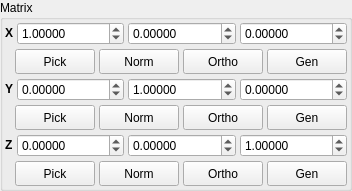
         <widget class="QGroupBox" name="MatrixTransformGroup">
          <property name="sizePolicy">
           <sizepolicy hsizetype="Expanding" vsizetype="Minimum">
            <horstretch>0</horstretch>
            <verstretch>0</verstretch>
           </sizepolicy>
          </property>
          <property name="title">
           <string>Matrix</string>
          </property>
          <layout class="QVBoxLayout" name="verticalLayout_5">
           <property name="spacing">
            <number>4</number>
           </property>
           <property name="margin">
            <number>2</number>
           </property>
           <item>
            <layout class="QHBoxLayout" name="horizontalLayout">
             <property name="spacing">
              <number>4</number>
             </property>
             <item>
              <widget class="QLabel" name="label_9">
               <property name="sizePolicy">
                <sizepolicy hsizetype="Fixed" vsizetype="Fixed">
                 <horstretch>0</horstretch>
                 <verstretch>0</verstretch>
                </sizepolicy>
               </property>
               <property name="font">
                <font>
                 <weight>75</weight>
                 <bold>true</bold>
                </font>
               </property>
               <property name="text">
                <string>X</string>
               </property>
              </widget>
             </item>
             <item>
              <widget class="QDoubleSpinBox" name="TransformMatrixAXSpin">
               <property name="sizePolicy">
                <sizepolicy hsizetype="Expanding" vsizetype="Fixed">
                 <horstretch>0</horstretch>
                 <verstretch>0</verstretch>
                </sizepolicy>
               </property>
               <property name="decimals">
                <number>5</number>
               </property>
               <property name="minimum">
                <double>-10.000000000000000</double>
               </property>
               <property name="maximum">
                <double>10.000000000000000</double>
               </property>
               <property name="singleStep">
                <double>0.100000000000000</double>
               </property>
               <property name="value">
                <double>1.000000000000000</double>
               </property>
              </widget>
             </item>
             <item>
              <widget class="QDoubleSpinBox" name="TransformMatrixAYSpin">
               <property name="sizePolicy">
                <sizepolicy hsizetype="Expanding" vsizetype="Fixed">
                 <horstretch>0</horstretch>
                 <verstretch>0</verstretch>
                </sizepolicy>
               </property>
               <property name="decimals">
                <number>5</number>
               </property>
               <property name="minimum">
                <double>-10.000000000000000</double>
               </property>
               <property name="maximum">
                <double>10.000000000000000</double>
               </property>
               <property name="singleStep">
                <double>0.100000000000000</double>
               </property>
              </widget>
             </item>
             <item>
              <widget class="QDoubleSpinBox" name="TransformMatrixAZSpin">
               <property name="sizePolicy">
                <sizepolicy hsizetype="Expanding" vsizetype="Fixed">
                 <horstretch>0</horstretch>
                 <verstretch>0</verstretch>
                </sizepolicy>
               </property>
               <property name="decimals">
                <number>5</number>
               </property>
               <property name="minimum">
                <double>-10.000000000000000</double>
               </property>
               <property name="maximum">
                <double>10.000000000000000</double>
               </property>
               <property name="singleStep">
                <double>0.100000000000000</double>
               </property>
              </widget>
             </item>
            </layout>
           </item>
           <item>
            <layout class="QHBoxLayout" name="horizontalLayout_5">
             <property name="spacing">
              <number>4</number>
             </property>
             <item>
              <spacer name="horizontalSpacer">
               <property name="orientation">
                <enum>Qt::Horizontal</enum>
               </property>
               <property name="sizeHint" stdset="0">
                <size>
                 <width>10</width>
                 <height>20</height>
                </size>
               </property>
              </spacer>
             </item>
             <item>
              <widget class="QPushButton" name="TransformPickAButton">
               <property name="sizePolicy">
                <sizepolicy hsizetype="MinimumExpanding" vsizetype="Fixed">
                 <horstretch>0</horstretch>
                 <verstretch>0</verstretch>
                </sizepolicy>
               </property>
               <property name="minimumSize">
                <size>
                 <width>50</width>
                 <height>25</height>
                </size>
               </property>
               <property name="maximumSize">
                <size>
                 <width>300</width>
                 <height>25</height>
                </size>
               </property>
               <property name="toolTip">
                <string>Choose two atoms to define the X axis</string>
               </property>
               <property name="text">
                <string>Pick</string>
               </property>
               <property name="icon">
                <iconset resource="icons.qrc">
                 <normaloff>:/basic/icons/basic_pick.svg</normaloff>:/basic/icons/basic_pick.svg</iconset>
               </property>
               <property name="iconSize">
                <size>
                 <width>16</width>
                 <height>16</height>
                </size>
               </property>
               <property name="checkable">
                <bool>true</bool>
               </property>
               <property name="autoExclusive">
                <bool>true</bool>
               </property>
              </widget>
             </item>
             <item>
              <widget class="QPushButton" name="TransformNormaliseAButton">
               <property name="sizePolicy">
                <sizepolicy hsizetype="MinimumExpanding" vsizetype="Fixed">
                 <horstretch>0</horstretch>
                 <verstretch>0</verstretch>
                </sizepolicy>
               </property>
               <property name="minimumSize">
                <size>
                 <width>32</width>
                 <height>25</height>
                </size>
               </property>
               <property name="maximumSize">
                <size>
                 <width>300</width>
                 <height>25</height>
                </size>
               </property>
               <property name="toolTip">
                <string>Normalise vector</string>
               </property>
               <property name="text">
                <string>Norm</string>
               </property>
               <property name="icon">
                <iconset resource="icons.qrc">
                 <normaloff>:/vector/icons/vector_normalise.svg</normaloff>:/vector/icons/vector_normalise.svg</iconset>
               </property>
               <property name="iconSize">
                <size>
                 <width>16</width>
                 <height>16</height>
                </size>
               </property>
              </widget>
             </item>
             <item>
              <widget class="QPushButton" name="TransformOrthogonaliseAButton">
               <property name="sizePolicy">
                <sizepolicy hsizetype="MinimumExpanding" vsizetype="Fixed">
                 <horstretch>0</horstretch>
                 <verstretch>0</verstretch>
                </sizepolicy>
               </property>
               <property name="minimumSize">
                <size>
                 <width>32</width>
                 <height>25</height>
                </size>
               </property>
               <property name="maximumSize">
                <size>
                 <width>300</width>
                 <height>25</height>
                </size>
               </property>
               <property name="toolTip">
                <string>Orthogonalise vector w.r.t. Y-axis</string>
               </property>
               <property name="text">
                <string>Ortho</string>
               </property>
               <property name="icon">
                <iconset resource="icons.qrc">
                 <normaloff>:/vector/icons/vector_orthogonalise.svg</normaloff>:/vector/icons/vector_orthogonalise.svg</iconset>
               </property>
               <property name="iconSize">
                <size>
                 <width>16</width>
                 <height>16</height>
                </size>
               </property>
              </widget>
             </item>
             <item>
              <widget class="QPushButton" name="TransformGenerateAButton">
               <property name="sizePolicy">
                <sizepolicy hsizetype="MinimumExpanding" vsizetype="Fixed">
                 <horstretch>0</horstretch>
                 <verstretch>0</verstretch>
                </sizepolicy>
               </property>
               <property name="minimumSize">
                <size>
                 <width>32</width>
                 <height>25</height>
                </size>
               </property>
               <property name="maximumSize">
                <size>
                 <width>300</width>
                 <height>25</height>
                </size>
               </property>
               <property name="toolTip">
                <string>Generate axis from cross product of other axes</string>
               </property>
               <property name="text">
                <string>Gen</string>
               </property>
               <property name="icon">
                <iconset resource="icons.qrc">
                 <normaloff>:/vector/icons/vector_generatexp.svg</normaloff>:/vector/icons/vector_generatexp.svg</iconset>
               </property>
               <property name="iconSize">
                <size>
                 <width>16</width>
                 <height>16</height>
                </size>
               </property>
              </widget>
             </item>
            </layout>
           </item>
           <item>
            <layout class="QHBoxLayout" name="horizontalLayout_2">
             <property name="spacing">
              <number>4</number>
             </property>
             <item>
              <widget class="QLabel" name="label_10">
               <property name="sizePolicy">
                <sizepolicy hsizetype="Fixed" vsizetype="Fixed">
                 <horstretch>0</horstretch>
                 <verstretch>0</verstretch>
                </sizepolicy>
               </property>
               <property name="font">
                <font>
                 <weight>75</weight>
                 <bold>true</bold>
                </font>
               </property>
               <property name="text">
                <string>Y</string>
               </property>
              </widget>
             </item>
             <item>
              <widget class="QDoubleSpinBox" name="TransformMatrixBXSpin">
               <property name="sizePolicy">
                <sizepolicy hsizetype="Expanding" vsizetype="Fixed">
                 <horstretch>0</horstretch>
                 <verstretch>0</verstretch>
                </sizepolicy>
               </property>
               <property name="decimals">
                <number>5</number>
               </property>
               <property name="minimum">
                <double>-10.000000000000000</double>
               </property>
               <property name="maximum">
                <double>10.000000000000000</double>
               </property>
               <property name="singleStep">
                <double>0.100000000000000</double>
               </property>
              </widget>
             </item>
             <item>
              <widget class="QDoubleSpinBox" name="TransformMatrixBYSpin">
               <property name="sizePolicy">
                <sizepolicy hsizetype="Expanding" vsizetype="Fixed">
                 <horstretch>0</horstretch>
                 <verstretch>0</verstretch>
                </sizepolicy>
               </property>
               <property name="decimals">
                <number>5</number>
               </property>
               <property name="minimum">
                <double>-10.000000000000000</double>
               </property>
               <property name="maximum">
                <double>10.000000000000000</double>
               </property>
               <property name="singleStep">
                <double>0.100000000000000</double>
               </property>
               <property name="value">
                <double>1.000000000000000</double>
               </property>
              </widget>
             </item>
             <item>
              <widget class="QDoubleSpinBox" name="TransformMatrixBZSpin">
               <property name="sizePolicy">
                <sizepolicy hsizetype="Expanding" vsizetype="Fixed">
                 <horstretch>0</horstretch>
                 <verstretch>0</verstretch>
                </sizepolicy>
               </property>
               <property name="decimals">
                <number>5</number>
               </property>
               <property name="minimum">
                <double>-10.000000000000000</double>
               </property>
               <property name="maximum">
                <double>10.000000000000000</double>
               </property>
               <property name="singleStep">
                <double>0.100000000000000</double>
               </property>
              </widget>
             </item>
            </layout>
           </item>
           <item>
            <layout class="QHBoxLayout" name="horizontalLayout_4">
             <property name="spacing">
              <number>4</number>
             </property>
             <item>
              <spacer name="horizontalSpacer_2">
               <property name="orientation">
                <enum>Qt::Horizontal</enum>
               </property>
               <property name="sizeHint" stdset="0">
                <size>
                 <width>10</width>
                 <height>20</height>
                </size>
               </property>
              </spacer>
             </item>
             <item>
              <widget class="QPushButton" name="TransformPickBButton">
               <property name="sizePolicy">
                <sizepolicy hsizetype="MinimumExpanding" vsizetype="Fixed">
                 <horstretch>0</horstretch>
                 <verstretch>0</verstretch>
                </sizepolicy>
               </property>
               <property name="minimumSize">
                <size>
                 <width>50</width>
                 <height>25</height>
                </size>
               </property>
               <property name="maximumSize">
                <size>
                 <width>300</width>
                 <height>25</height>
                </size>
               </property>
               <property name="toolTip">
                <string>Choose two atoms to define the Y axis</string>
               </property>
               <property name="text">
                <string>Pick</string>
               </property>
               <property name="icon">
                <iconset resource="icons.qrc">
                 <normaloff>:/basic/icons/basic_pick.svg</normaloff>:/basic/icons/basic_pick.svg</iconset>
               </property>
               <property name="iconSize">
                <size>
                 <width>16</width>
                 <height>16</height>
                </size>
               </property>
               <property name="checkable">
                <bool>true</bool>
               </property>
               <property name="autoExclusive">
                <bool>true</bool>
               </property>
              </widget>
             </item>
             <item>
              <widget class="QPushButton" name="TransformNormaliseBButton">
               <property name="sizePolicy">
                <sizepolicy hsizetype="MinimumExpanding" vsizetype="Fixed">
                 <horstretch>0</horstretch>
                 <verstretch>0</verstretch>
                </sizepolicy>
               </property>
               <property name="minimumSize">
                <size>
                 <width>32</width>
                 <height>25</height>
                </size>
               </property>
               <property name="maximumSize">
                <size>
                 <width>300</width>
                 <height>25</height>
                </size>
               </property>
               <property name="toolTip">
                <string>Normalise vector</string>
               </property>
               <property name="text">
                <string>Norm</string>
               </property>
               <property name="icon">
                <iconset resource="icons.qrc">
                 <normaloff>:/vector/icons/vector_normalise.svg</normaloff>:/vector/icons/vector_normalise.svg</iconset>
               </property>
               <property name="iconSize">
                <size>
                 <width>16</width>
                 <height>16</height>
                </size>
               </property>
              </widget>
             </item>
             <item>
              <widget class="QPushButton" name="TransformOrthogonaliseBButton">
               <property name="sizePolicy">
                <sizepolicy hsizetype="MinimumExpanding" vsizetype="Fixed">
                 <horstretch>0</horstretch>
                 <verstretch>0</verstretch>
                </sizepolicy>
               </property>
               <property name="minimumSize">
                <size>
                 <width>32</width>
                 <height>25</height>
                </size>
               </property>
               <property name="maximumSize">
                <size>
                 <width>300</width>
                 <height>25</height>
                </size>
               </property>
               <property name="toolTip">
                <string>Orthogonalise vector w.r.t. X-axis</string>
               </property>
               <property name="text">
                <string>Ortho</string>
               </property>
               <property name="icon">
                <iconset resource="icons.qrc">
                 <normaloff>:/vector/icons/vector_orthogonalise.svg</normaloff>:/vector/icons/vector_orthogonalise.svg</iconset>
               </property>
               <property name="iconSize">
                <size>
                 <width>16</width>
                 <height>16</height>
                </size>
               </property>
              </widget>
             </item>
             <item>
              <widget class="QPushButton" name="TransformGenerateBButton">
               <property name="sizePolicy">
                <sizepolicy hsizetype="MinimumExpanding" vsizetype="Fixed">
                 <horstretch>0</horstretch>
                 <verstretch>0</verstretch>
                </sizepolicy>
               </property>
               <property name="minimumSize">
                <size>
                 <width>32</width>
                 <height>25</height>
                </size>
               </property>
               <property name="maximumSize">
                <size>
                 <width>300</width>
                 <height>25</height>
                </size>
               </property>
               <property name="toolTip">
                <string>Generate axis from cross product of other axes</string>
               </property>
               <property name="text">
                <string>Gen</string>
               </property>
               <property name="icon">
                <iconset resource="icons.qrc">
                 <normaloff>:/vector/icons/vector_generatexp.svg</normaloff>:/vector/icons/vector_generatexp.svg</iconset>
               </property>
               <property name="iconSize">
                <size>
                 <width>16</width>
                 <height>16</height>
                </size>
               </property>
              </widget>
             </item>
            </layout>
           </item>
           <item>
            <layout class="QHBoxLayout" name="horizontalLayout_3">
             <property name="spacing">
              <number>4</number>
             </property>
             <item>
              <widget class="QLabel" name="label_7">
               <property name="sizePolicy">
                <sizepolicy hsizetype="Fixed" vsizetype="Fixed">
                 <horstretch>0</horstretch>
                 <verstretch>0</verstretch>
                </sizepolicy>
               </property>
               <property name="font">
                <font>
                 <weight>75</weight>
                 <bold>true</bold>
                </font>
               </property>
               <property name="text">
                <string>Z</string>
               </property>
              </widget>
             </item>
             <item>
              <widget class="QDoubleSpinBox" name="TransformMatrixCXSpin">
               <property name="enabled">
                <bool>true</bool>
               </property>
               <property name="sizePolicy">
                <sizepolicy hsizetype="Expanding" vsizetype="Fixed">
                 <horstretch>0</horstretch>
                 <verstretch>0</verstretch>
                </sizepolicy>
               </property>
               <property name="decimals">
                <number>5</number>
               </property>
               <property name="minimum">
                <double>-10.000000000000000</double>
               </property>
               <property name="maximum">
                <double>10.000000000000000</double>
               </property>
               <property name="singleStep">
                <double>0.100000000000000</double>
               </property>
              </widget>
             </item>
             <item>
              <widget class="QDoubleSpinBox" name="TransformMatrixCYSpin">
               <property name="enabled">
                <bool>true</bool>
               </property>
               <property name="sizePolicy">
                <sizepolicy hsizetype="Expanding" vsizetype="Fixed">
                 <horstretch>0</horstretch>
                 <verstretch>0</verstretch>
                </sizepolicy>
               </property>
               <property name="decimals">
                <number>5</number>
               </property>
               <property name="minimum">
                <double>-10.000000000000000</double>
               </property>
               <property name="maximum">
                <double>10.000000000000000</double>
               </property>
               <property name="singleStep">
                <double>0.100000000000000</double>
               </property>
              </widget>
             </item>
             <item>
              <widget class="QDoubleSpinBox" name="TransformMatrixCZSpin">
               <property name="enabled">
                <bool>true</bool>
               </property>
               <property name="sizePolicy">
                <sizepolicy hsizetype="Expanding" vsizetype="Fixed">
                 <horstretch>0</horstretch>
                 <verstretch>0</verstretch>
                </sizepolicy>
               </property>
               <property name="decimals">
                <number>5</number>
               </property>
               <property name="minimum">
                <double>-10.000000000000000</double>
               </property>
               <property name="maximum">
                <double>10.000000000000000</double>
               </property>
               <property name="singleStep">
                <double>0.100000000000000</double>
               </property>
               <property name="value">
                <double>1.000000000000000</double>
               </property>
              </widget>
             </item>
            </layout>
           </item>
           <item>
            <layout class="QHBoxLayout" name="horizontalLayout_6">
             <property name="spacing">
              <number>4</number>
             </property>
             <item>
              <spacer name="horizontalSpacer_3">
               <property name="orientation">
                <enum>Qt::Horizontal</enum>
               </property>
               <property name="sizeHint" stdset="0">
                <size>
                 <width>10</width>
                 <height>20</height>
                </size>
               </property>
              </spacer>
             </item>
             <item>
              <widget class="QPushButton" name="TransformPickCButton">
               <property name="enabled">
                <bool>true</bool>
               </property>
               <property name="sizePolicy">
                <sizepolicy hsizetype="MinimumExpanding" vsizetype="Fixed">
                 <horstretch>0</horstretch>
                 <verstretch>0</verstretch>
                </sizepolicy>
               </property>
               <property name="minimumSize">
                <size>
                 <width>50</width>
                 <height>25</height>
                </size>
               </property>
               <property name="maximumSize">
                <size>
                 <width>300</width>
                 <height>25</height>
                </size>
               </property>
               <property name="toolTip">
                <string>Choose two atoms to define the Z axis</string>
               </property>
               <property name="text">
                <string>Pick</string>
               </property>
               <property name="icon">
                <iconset resource="icons.qrc">
                 <normaloff>:/basic/icons/basic_pick.svg</normaloff>:/basic/icons/basic_pick.svg</iconset>
               </property>
               <property name="iconSize">
                <size>
                 <width>16</width>
                 <height>16</height>
                </size>
               </property>
               <property name="checkable">
                <bool>true</bool>
               </property>
               <property name="autoExclusive">
                <bool>true</bool>
               </property>
              </widget>
             </item>
             <item>
              <widget class="QPushButton" name="TransformNormaliseCButton">
               <property name="sizePolicy">
                <sizepolicy hsizetype="MinimumExpanding" vsizetype="Fixed">
                 <horstretch>0</horstretch>
                 <verstretch>0</verstretch>
                </sizepolicy>
               </property>
               <property name="minimumSize">
                <size>
                 <width>32</width>
                 <height>25</height>
                </size>
               </property>
               <property name="maximumSize">
                <size>
                 <width>300</width>
                 <height>25</height>
                </size>
               </property>
               <property name="toolTip">
                <string>Normalise vector</string>
               </property>
               <property name="text">
                <string>Norm</string>
               </property>
               <property name="icon">
                <iconset resource="icons.qrc">
                 <normaloff>:/vector/icons/vector_normalise.svg</normaloff>:/vector/icons/vector_normalise.svg</iconset>
               </property>
               <property name="iconSize">
                <size>
                 <width>16</width>
                 <height>16</height>
                </size>
               </property>
              </widget>
             </item>
             <item>
              <widget class="QPushButton" name="TransformOrthogonaliseCButton">
               <property name="sizePolicy">
                <sizepolicy hsizetype="MinimumExpanding" vsizetype="Fixed">
                 <horstretch>0</horstretch>
                 <verstretch>0</verstretch>
                </sizepolicy>
               </property>
               <property name="minimumSize">
                <size>
                 <width>32</width>
                 <height>25</height>
                </size>
               </property>
               <property name="maximumSize">
                <size>
                 <width>300</width>
                 <height>25</height>
                </size>
               </property>
               <property name="toolTip">
                <string>Orthogonalise vector w.r.t. X-axis</string>
               </property>
               <property name="text">
                <string>Ortho</string>
               </property>
               <property name="icon">
                <iconset resource="icons.qrc">
                 <normaloff>:/vector/icons/vector_orthogonalise.svg</normaloff>:/vector/icons/vector_orthogonalise.svg</iconset>
               </property>
               <property name="iconSize">
                <size>
                 <width>16</width>
                 <height>16</height>
                </size>
               </property>
              </widget>
             </item>
             <item>
              <widget class="QPushButton" name="TransformGenerateCButton">
               <property name="sizePolicy">
                <sizepolicy hsizetype="MinimumExpanding" vsizetype="Fixed">
                 <horstretch>0</horstretch>
                 <verstretch>0</verstretch>
                </sizepolicy>
               </property>
               <property name="minimumSize">
                <size>
                 <width>32</width>
                 <height>25</height>
                </size>
               </property>
               <property name="maximumSize">
                <size>
                 <width>300</width>
                 <height>25</height>
                </size>
               </property>
               <property name="toolTip">
                <string>Generate axis from cross product of other axes</string>
               </property>
               <property name="text">
                <string>Gen</string>
               </property>
               <property name="icon">
                <iconset resource="icons.qrc">
                 <normaloff>:/vector/icons/vector_generatexp.svg</normaloff>:/vector/icons/vector_generatexp.svg</iconset>
               </property>
               <property name="iconSize">
                <size>
                 <width>16</width>
                 <height>16</height>
                </size>
               </property>
              </widget>
             </item>
            </layout>
           </item>
          </layout>
         </widget>
